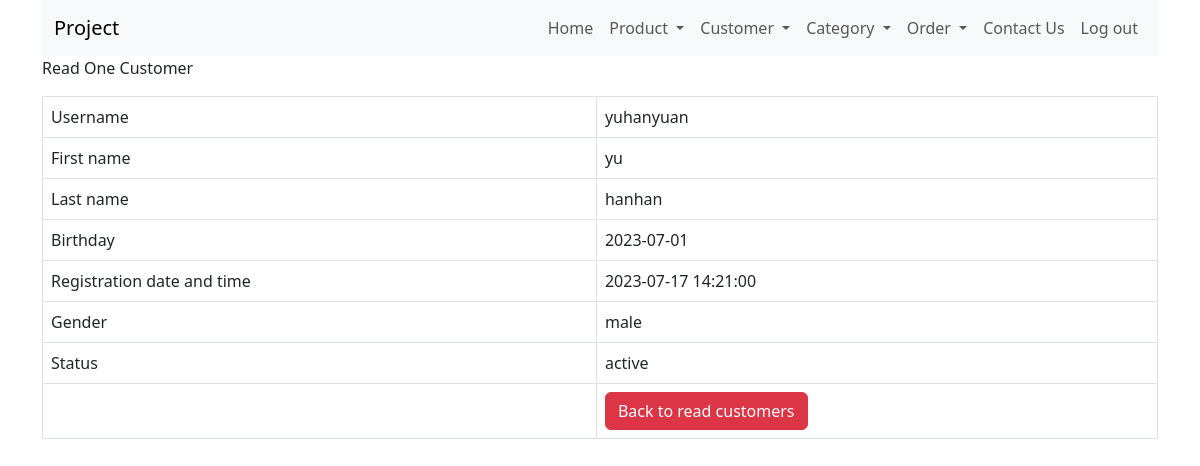
/customer_read_one.php?id=1, run on an earlier commit of the app's database.
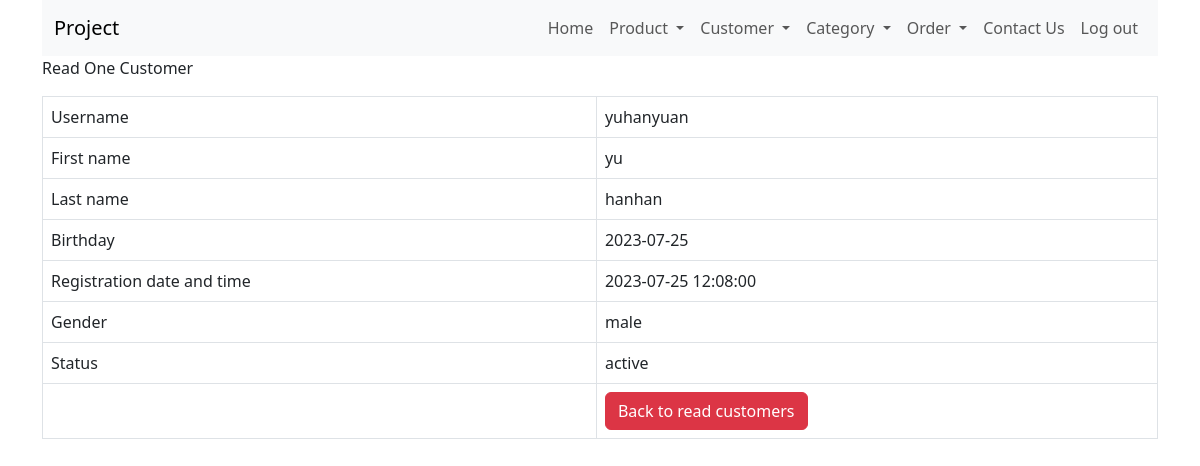
And on a later commit of the database.
### tables this page shows
CREATE TABLE `customers` (
  `user_id` int(11) NOT NULL,
  `username` varchar(20) NOT NULL,
  `first_name` varchar(20) NOT NULL,
  `last_name` varchar(20) NOT NULL,
  `password` text NOT NULL,
  `email` varchar(30) NOT NULL,
  `date_of_birth` date NOT NULL,
  `registration_date_time` datetime NOT NULL DEFAULT current_timestamp() ON UPDATE current_timestamp(),
  `gender` enum('male','female') NOT NULL,
  `status` enum('active','inactive') NOT NULL DEFAULT 'active'
);

### customer_read_one.php (the view, shortened to what this page needs)
<!DOCTYPE HTML>
<html>
<head>
    <link href="https://cdn.jsdelivr.net/npm/bootstrap@5.3.0/dist/css/bootstrap.min.css" rel="stylesheet">
</head>
<body>
    <div class="container">
        <?php
        include 'menu/menu.php';
        ?>
        <div>
            <p>Read One Customer</>
        </div>
        <?php
        $id = isset($_GET['id']) ? $_GET['id'] : die('ERROR: Record ID not found.');
        include 'config/database.php';
        try {
            $query = "SELECT user_id, username, first_name, last_name, date_of_birth, registration_date_time, gender, status FROM customers WHERE user_id = :id ";
            $stmt = $con->prepare($query);
            $stmt->bindParam(":id", $id);
            $stmt->execute();
            $row = $stmt->fetch(PDO::FETCH_ASSOC);
            $username = $row['username'];
            $firstname = $row['first_name'];
            $lastname = $row['last_name'];
            $date_of_birth = $row['date_of_birth'];
            $registration_date_time = $row['registration_date_time'];
            $gender = $row['gender'];
            $status = $row['status'];
        }
        catch (PDOException $exception) {
            die('ERROR: ' . $exception->getMessage());
        }
        ?>
        <table class='table table-hover table-responsive table-bordered'>
            <tr>
                <td>Username</td>
                <td><?php echo htmlspecialchars($username, ENT_QUOTES);  ?></td>
            </tr>
            <tr>
                <td>First name</td>
                <td><?php echo htmlspecialchars($firstname, ENT_QUOTES);  ?></td>
            </tr>
            <tr>
                <td>Last name</td>
                <td><?php echo htmlspecialchars($lastname, ENT_QUOTES);  ?></td>
            </tr>
            <tr>
                <td>Birthday</td>
                <td><?php echo htmlspecialchars($date_of_birth, ENT_QUOTES);  ?></td>
            </tr>
            <tr>
                <td>Registration date and time</td>
                <td><?php echo htmlspecialchars($registration_date_time, ENT_QUOTES);  ?></td>
            </tr>
            <tr>
                <td>Gender</td>
                <td><?php echo htmlspecialchars($gender, ENT_QUOTES);  ?></td>
            </tr>
            <tr>
                <td>Status</td>
                <td><?php echo htmlspecialchars($status, ENT_QUOTES);  ?></td>
            </tr>
            <tr>
                <td></td>
                <td>
                    <a href='customer_read.php' class='btn btn-danger'>Back to read customers</a>
                </td>
            </tr>
        </table>
    </div>
</body>
</html>

What changed in the data, as far as the page shows it:
changed customers "yuhanyuan": date_of_birth "2023-07-01" → "2023-07-25"; registration_date_time "2023-07-17 14:21:00" → "2023-07-25 12:08:00"
